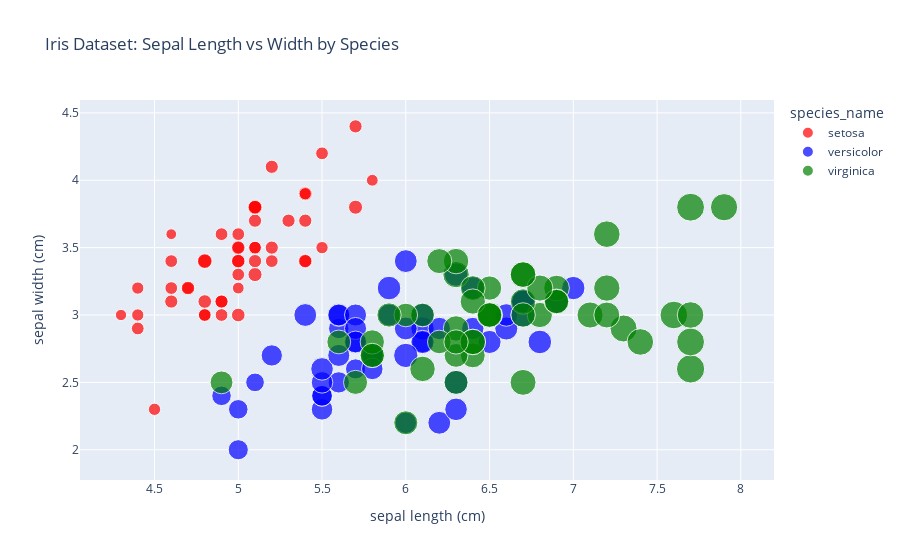
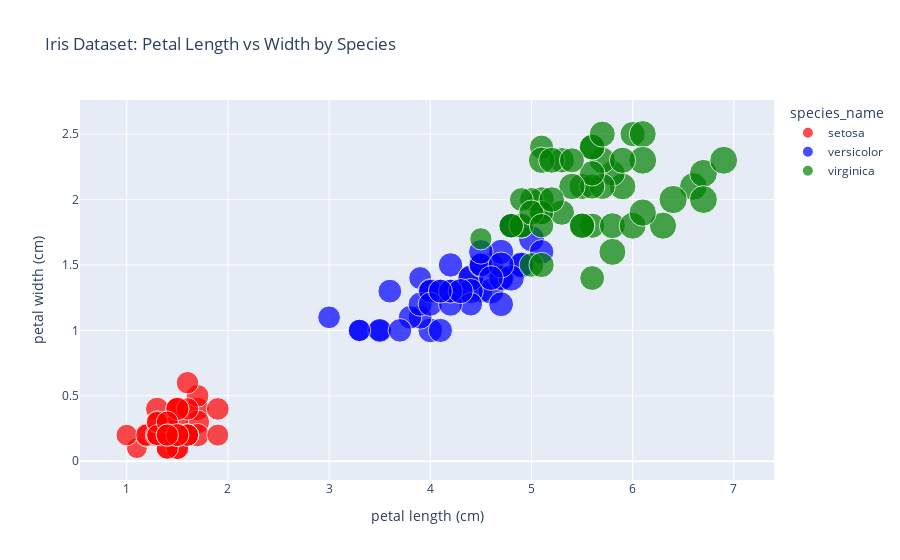

These figures' notebook cell, in order:
### Code cell
# Interactive Plotly visualization
fig = px.scatter(df, x='sepal length (cm)', y='sepal width (cm)', 
                 color='species_name', size='petal length (cm)',
                 hover_data=['petal width (cm)'],
                 title='Iris Dataset: Sepal Length vs Width by Species',
                 color_discrete_map={'setosa': 'red', 'versicolor': 'blue', 'virginica': 'green'})
fig.show()

# Another interactive plot
fig2 = px.scatter(df, x='petal length (cm)', y='petal width (cm)', 
                  color='species_name', size='sepal length (cm)',
                  hover_data=['sepal width (cm)'],
                  title='Iris Dataset: Petal Length vs Width by Species',
                  color_discrete_map={'setosa': 'red', 'versicolor': 'blue', 'virginica': 'green'})
fig2.show()

### Figure 1 — Plotly figure (JSON) as saved in the notebook; plotly's stock layout.template omitted (floating-point values rounded to 4 significant figures)
{"data": [{"customdata": [[0.2], [0.2], [0.2], [0.2], [0.2], [0.4], [0.3], [0.2], [0.2], [0.1], [0.2], [0.2], [0.1], [0.1], [0.2], [0.4], [0.4], [0.3], [0.3], [0.3], [0.2], [0.4], [0.2], [0.5], [0.2], [0.2], [0.4], [0.2], [0.2], [0.2], [0.2], [0.4], [0.1], [0.2], [0.2], [0.2], [0.2], [0.1], [0.2], [0.2], [0.3], [0.3], [0.2], [0.6], [0.4], [0.3], [0.2], [0.2], [0.2], [0.2]], "hovertemplate": "species_name=setosa<br>sepal length (cm)=%{x}<br>sepal width (cm)=%{y}<br>petal length (cm)=%{marker.size}<br>petal width (cm)=%{customdata[0]}<extra></extra>", "legendgroup": "setosa", "marker": {"color": "red", "size": [1.4, 1.4, 1.3, 1.5, 1.4, 1.7, 1.4, 1.5, 1.4, 1.5, 1.5, 1.6, 1.4, 1.1, 1.2, 1.5, 1.3, 1.4, 1.7, 1.5, 1.7, 1.5, 1, 1.7, 1.9, 1.6, 1.6, 1.5, 1.4, 1.6, 1.6, 1.5, 1.5, 1.4, 1.5, 1.2, 1.3, 1.4, 1.3, 1.5, 1.3, 1.3, 1.3, 1.6, 1.9, 1.4, 1.6, 1.4, 1.5, 1.4], "sizemode": "area", "sizeref": 0.01725, "symbol": "circle"}, "mode": "markers", "name": "setosa", "orientation": "v", "showlegend": true, "type": "scatter", "x": [5.1, 4.9, 4.7, 4.6, 5, 5.4, 4.6, 5, 4.4, 4.9, 5.4, 4.8, 4.8, 4.3, 5.8, 5.7, 5.4, 5.1, 5.7, 5.1, 5.4, 5.1, 4.6, 5.1, 4.8, 5, 5, 5.2, 5.2, 4.7, 4.8, 5.4, 5.2, 5.5, 4.9, 5, 5.5, 4.9, 4.4, 5.1, 5, 4.5, 4.4, 5, 5.1, 4.8, 5.1, 4.6, 5.3, 5], "xaxis": "x", "y": [3.5, 3, 3.2, 3.1, 3.6, 3.9, 3.4, 3.4, 2.9, 3.1, 3.7, 3.4, 3, 3, 4, 4.4, 3.9, 3.5, 3.8, 3.8, 3.4, 3.7, 3.6, 3.3, 3.4, 3, 3.4, 3.5, 3.4, 3.2, 3.1, 3.4, 4.1, 4.2, 3.1, 3.2, 3.5, 3.6, 3, 3.4, 3.5, 2.3, 3.2, 3.5, 3.8, 3, 3.8, 3.2, 3.7, 3.3], "yaxis": "y"}, {"customdata": [[1.4], [1.5], [1.5], [1.3], [1.5], [1.3], [1.6], [1], [1.3], [1.4], [1], [1.5], [1], [1.4], [1.3], [1.4], [1.5], [1], [1.5], [1.1], [1.8], [1.3], [1.5], [1.2], [1.3], [1.4], [1.4], [1.7], [1.5], [1], [1.1], [1], [1.2], [1.6], [1.5], [1.6], [1.5], [1.3], [1.3], [1.3], [1.2], [1.4], [1.2], [1], [1.3], [1.2], [1.3], [1.3], [1.1], [1.3]], "hovertemplate": "species_name=versicolor<br>sepal length (cm)=%{x}<br>sepal width (cm)=%{y}<br>petal length (cm)=%{marker.size}<br>petal width (cm)=%{customdata[0]}<extra></extra>", "legendgroup": "versicolor", "marker": {"color": "blue", "size": [4.7, 4.5, 4.9, 4, 4.6, 4.5, 4.7, 3.3, 4.6, 3.9, 3.5, 4.2, 4, 4.7, 3.6, 4.4, 4.5, 4.1, 4.5, 3.9, 4.8, 4, 4.9, 4.7, 4.3, 4.4, 4.8, 5, 4.5, 3.5, 3.8, 3.7, 3.9, 5.1, 4.5, 4.5, 4.7, 4.4, 4.1, 4, 4.4, 4.6, 4, 3.3, 4.2, 4.2, 4.2, 4.3, 3, 4.1], "sizemode": "area", "sizeref": 0.01725, "symbol": "circle"}, "mode": "markers", "name": "versicolor", "orientation": "v", "showlegend": true, "type": "scatter", "x": [7, 6.4, 6.9, 5.5, 6.5, 5.7, 6.3, 4.9, 6.6, 5.2, 5, 5.9, 6, 6.1, 5.6, 6.7, 5.6, 5.8, 6.2, 5.6, 5.9, 6.1, 6.3, 6.1, 6.4, 6.6, 6.8, 6.7, 6, 5.7, 5.5, 5.5, 5.8, 6, 5.4, 6, 6.7, 6.3, 5.6, 5.5, 5.5, 6.1, 5.8, 5, 5.6, 5.7, 5.7, 6.2, 5.1, 5.7], "xaxis": "x", "y": [3.2, 3.2, 3.1, 2.3, 2.8, 2.8, 3.3, 2.4, 2.9, 2.7, 2, 3, 2.2, 2.9, 2.9, 3.1, 3, 2.7, 2.2, 2.5, 3.2, 2.8, 2.5, 2.8, 2.9, 3, 2.8, 3, 2.9, 2.6, 2.4, 2.4, 2.7, 2.7, 3, 3.4, 3.1, 2.3, 3, 2.5, 2.6, 3, 2.6, 2.3, 2.7, 3, 2.9, 2.9, 2.5, 2.8], "yaxis": "y"}, {"customdata": [[2.5], [1.9], [2.1], [1.8], [2.2], [2.1], [1.7], [1.8], [1.8], [2.5], [2], [1.9], [2.1], [2], [2.4], [2.3], [1.8], [2.2], [2.3], [1.5], [2.3], [2], [2], [1.8], [2.1], [1.8], [1.8], [1.8], [2.1], [1.6], [1.9], [2], [2.2], [1.5], [1.4], [2.3], [2.4], [1.8], [1.8], [2.1], [2.4], [2.3], [1.9], [2.3], [2.5], [2.3], [1.9], [2], [2.3], [1.8]], "hovertemplate": "species_name=virginica<br>sepal length (cm)=%{x}<br>sepal width (cm)=%{y}<br>petal length (cm)=%{marker.size}<br>petal width (cm)=%{customdata[0]}<extra></extra>", "legendgroup": "virginica", "marker": {"color": "green", "size": [6, 5.1, 5.9, 5.6, 5.8, 6.6, 4.5, 6.3, 5.8, 6.1, 5.1, 5.3, 5.5, 5, 5.1, 5.3, 5.5, 6.7, 6.9, 5, 5.7, 4.9, 6.7, 4.9, 5.7, 6, 4.8, 4.9, 5.6, 5.8, 6.1, 6.4, 5.6, 5.1, 5.6, 6.1, 5.6, 5.5, 4.8, 5.4, 5.6, 5.1, 5.1, 5.9, 5.7, 5.2, 5, 5.2, 5.4, 5.1], "sizemode": "area", "sizeref": 0.01725, "symbol": "circle"}, "mode": "markers", "name": "virginica", "orientation": "v", "showlegend": true, "type": "scatter", "x": [6.3, 5.8, 7.1, 6.3, 6.5, 7.6, 4.9, 7.3, 6.7, 7.2, 6.5, 6.4, 6.8, 5.7, 5.8, 6.4, 6.5, 7.7, 7.7, 6, 6.9, 5.6, 7.7, 6.3, 6.7, 7.2, 6.2, 6.1, 6.4, 7.2, 7.4, 7.9, 6.4, 6.3, 6.1, 7.7, 6.3, 6.4, 6, 6.9, 6.7, 6.9, 5.8, 6.8, 6.7, 6.7, 6.3, 6.5, 6.2, 5.9], "xaxis": "x", "y": [3.3, 2.7, 3, 2.9, 3, 3, 2.5, 2.9, 2.5, 3.6, 3.2, 2.7, 3, 2.5, 2.8, 3.2, 3, 3.8, 2.6, 2.2, 3.2, 2.8, 2.8, 2.7, 3.3, 3.2, 2.8, 3, 2.8, 3, 2.8, 3.8, 2.8, 2.8, 2.6, 3, 3.4, 3.1, 3, 3.1, 3.1, 3.1, 2.7, 3.2, 3.3, 3, 2.5, 3, 3.4, 3], "yaxis": "y"}], "layout": {"legend": {"itemsizing": "constant", "title": {"text": "species_name"}, "tracegroupgap": 0}, "title": {"text": "Iris Dataset: Sepal Length vs Width by Species"}, "xaxis": {"anchor": "y", "domain": [0, 1], "title": {"text": "sepal length (cm)"}}, "yaxis": {"anchor": "x", "domain": [0, 1], "title": {"text": "sepal width (cm)"}}}}

### Figure 2 — Plotly figure (JSON) as saved in the notebook; plotly's stock layout.template omitted (floating-point values rounded to 4 significant figures)
{"data": [{"customdata": [[3.5], [3], [3.2], [3.1], [3.6], [3.9], [3.4], [3.4], [2.9], [3.1], [3.7], [3.4], [3], [3], [4], [4.4], [3.9], [3.5], [3.8], [3.8], [3.4], [3.7], [3.6], [3.3], [3.4], [3], [3.4], [3.5], [3.4], [3.2], [3.1], [3.4], [4.1], [4.2], [3.1], [3.2], [3.5], [3.6], [3], [3.4], [3.5], [2.3], [3.2], [3.5], [3.8], [3], [3.8], [3.2], [3.7], [3.3]], "hovertemplate": "species_name=setosa<br>petal length (cm)=%{x}<br>petal width (cm)=%{y}<br>sepal length (cm)=%{marker.size}<br>sepal width (cm)=%{customdata[0]}<extra></extra>", "legendgroup": "setosa", "marker": {"color": "red", "size": [5.1, 4.9, 4.7, 4.6, 5, 5.4, 4.6, 5, 4.4, 4.9, 5.4, 4.8, 4.8, 4.3, 5.8, 5.7, 5.4, 5.1, 5.7, 5.1, 5.4, 5.1, 4.6, 5.1, 4.8, 5, 5, 5.2, 5.2, 4.7, 4.8, 5.4, 5.2, 5.5, 4.9, 5, 5.5, 4.9, 4.4, 5.1, 5, 4.5, 4.4, 5, 5.1, 4.8, 5.1, 4.6, 5.3, 5], "sizemode": "area", "sizeref": 0.01975, "symbol": "circle"}, "mode": "markers", "name": "setosa", "orientation": "v", "showlegend": true, "type": "scatter", "x": [1.4, 1.4, 1.3, 1.5, 1.4, 1.7, 1.4, 1.5, 1.4, 1.5, 1.5, 1.6, 1.4, 1.1, 1.2, 1.5, 1.3, 1.4, 1.7, 1.5, 1.7, 1.5, 1, 1.7, 1.9, 1.6, 1.6, 1.5, 1.4, 1.6, 1.6, 1.5, 1.5, 1.4, 1.5, 1.2, 1.3, 1.4, 1.3, 1.5, 1.3, 1.3, 1.3, 1.6, 1.9, 1.4, 1.6, 1.4, 1.5, 1.4], "xaxis": "x", "y": [0.2, 0.2, 0.2, 0.2, 0.2, 0.4, 0.3, 0.2, 0.2, 0.1, 0.2, 0.2, 0.1, 0.1, 0.2, 0.4, 0.4, 0.3, 0.3, 0.3, 0.2, 0.4, 0.2, 0.5, 0.2, 0.2, 0.4, 0.2, 0.2, 0.2, 0.2, 0.4, 0.1, 0.2, 0.2, 0.2, 0.2, 0.1, 0.2, 0.2, 0.3, 0.3, 0.2, 0.6, 0.4, 0.3, 0.2, 0.2, 0.2, 0.2], "yaxis": "y"}, {"customdata": [[3.2], [3.2], [3.1], [2.3], [2.8], [2.8], [3.3], [2.4], [2.9], [2.7], [2], [3], [2.2], [2.9], [2.9], [3.1], [3], [2.7], [2.2], [2.5], [3.2], [2.8], [2.5], [2.8], [2.9], [3], [2.8], [3], [2.9], [2.6], [2.4], [2.4], [2.7], [2.7], [3], [3.4], [3.1], [2.3], [3], [2.5], [2.6], [3], [2.6], [2.3], [2.7], [3], [2.9], [2.9], [2.5], [2.8]], "hovertemplate": "species_name=versicolor<br>petal length (cm)=%{x}<br>petal width (cm)=%{y}<br>sepal length (cm)=%{marker.size}<br>sepal width (cm)=%{customdata[0]}<extra></extra>", "legendgroup": "versicolor", "marker": {"color": "blue", "size": [7, 6.4, 6.9, 5.5, 6.5, 5.7, 6.3, 4.9, 6.6, 5.2, 5, 5.9, 6, 6.1, 5.6, 6.7, 5.6, 5.8, 6.2, 5.6, 5.9, 6.1, 6.3, 6.1, 6.4, 6.6, 6.8, 6.7, 6, 5.7, 5.5, 5.5, 5.8, 6, 5.4, 6, 6.7, 6.3, 5.6, 5.5, 5.5, 6.1, 5.8, 5, 5.6, 5.7, 5.7, 6.2, 5.1, 5.7], "sizemode": "area", "sizeref": 0.01975, "symbol": "circle"}, "mode": "markers", "name": "versicolor", "orientation": "v", "showlegend": true, "type": "scatter", "x": [4.7, 4.5, 4.9, 4, 4.6, 4.5, 4.7, 3.3, 4.6, 3.9, 3.5, 4.2, 4, 4.7, 3.6, 4.4, 4.5, 4.1, 4.5, 3.9, 4.8, 4, 4.9, 4.7, 4.3, 4.4, 4.8, 5, 4.5, 3.5, 3.8, 3.7, 3.9, 5.1, 4.5, 4.5, 4.7, 4.4, 4.1, 4, 4.4, 4.6, 4, 3.3, 4.2, 4.2, 4.2, 4.3, 3, 4.1], "xaxis": "x", "y": [1.4, 1.5, 1.5, 1.3, 1.5, 1.3, 1.6, 1, 1.3, 1.4, 1, 1.5, 1, 1.4, 1.3, 1.4, 1.5, 1, 1.5, 1.1, 1.8, 1.3, 1.5, 1.2, 1.3, 1.4, 1.4, 1.7, 1.5, 1, 1.1, 1, 1.2, 1.6, 1.5, 1.6, 1.5, 1.3, 1.3, 1.3, 1.2, 1.4, 1.2, 1, 1.3, 1.2, 1.3, 1.3, 1.1, 1.3], "yaxis": "y"}, {"customdata": [[3.3], [2.7], [3], [2.9], [3], [3], [2.5], [2.9], [2.5], [3.6], [3.2], [2.7], [3], [2.5], [2.8], [3.2], [3], [3.8], [2.6], [2.2], [3.2], [2.8], [2.8], [2.7], [3.3], [3.2], [2.8], [3], [2.8], [3], [2.8], [3.8], [2.8], [2.8], [2.6], [3], [3.4], [3.1], [3], [3.1], [3.1], [3.1], [2.7], [3.2], [3.3], [3], [2.5], [3], [3.4], [3]], "hovertemplate": "species_name=virginica<br>petal length (cm)=%{x}<br>petal width (cm)=%{y}<br>sepal length (cm)=%{marker.size}<br>sepal width (cm)=%{customdata[0]}<extra></extra>", "legendgroup": "virginica", "marker": {"color": "green", "size": [6.3, 5.8, 7.1, 6.3, 6.5, 7.6, 4.9, 7.3, 6.7, 7.2, 6.5, 6.4, 6.8, 5.7, 5.8, 6.4, 6.5, 7.7, 7.7, 6, 6.9, 5.6, 7.7, 6.3, 6.7, 7.2, 6.2, 6.1, 6.4, 7.2, 7.4, 7.9, 6.4, 6.3, 6.1, 7.7, 6.3, 6.4, 6, 6.9, 6.7, 6.9, 5.8, 6.8, 6.7, 6.7, 6.3, 6.5, 6.2, 5.9], "sizemode": "area", "sizeref": 0.01975, "symbol": "circle"}, "mode": "markers", "name": "virginica", "orientation": "v", "showlegend": true, "type": "scatter", "x": [6, 5.1, 5.9, 5.6, 5.8, 6.6, 4.5, 6.3, 5.8, 6.1, 5.1, 5.3, 5.5, 5, 5.1, 5.3, 5.5, 6.7, 6.9, 5, 5.7, 4.9, 6.7, 4.9, 5.7, 6, 4.8, 4.9, 5.6, 5.8, 6.1, 6.4, 5.6, 5.1, 5.6, 6.1, 5.6, 5.5, 4.8, 5.4, 5.6, 5.1, 5.1, 5.9, 5.7, 5.2, 5, 5.2, 5.4, 5.1], "xaxis": "x", "y": [2.5, 1.9, 2.1, 1.8, 2.2, 2.1, 1.7, 1.8, 1.8, 2.5, 2, 1.9, 2.1, 2, 2.4, 2.3, 1.8, 2.2, 2.3, 1.5, 2.3, 2, 2, 1.8, 2.1, 1.8, 1.8, 1.8, 2.1, 1.6, 1.9, 2, 2.2, 1.5, 1.4, 2.3, 2.4, 1.8, 1.8, 2.1, 2.4, 2.3, 1.9, 2.3, 2.5, 2.3, 1.9, 2, 2.3, 1.8], "yaxis": "y"}], "layout": {"legend": {"itemsizing": "constant", "title": {"text": "species_name"}, "tracegroupgap": 0}, "title": {"text": "Iris Dataset: Petal Length vs Width by Species"}, "xaxis": {"anchor": "y", "domain": [0, 1], "title": {"text": "petal length (cm)"}}, "yaxis": {"anchor": "x", "domain": [0, 1], "title": {"text": "petal width (cm)"}}}}
